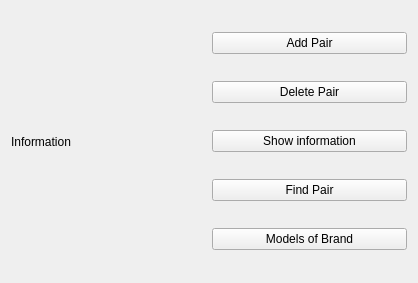
<?xml version="1.0" encoding="UTF-8"?>
<ui version="4.0">
 <class>MainMenu</class>
 <widget class="QWidget" name="MainMenu">
  <property name="geometry">
   <rect>
    <x>0</x>
    <y>0</y>
    <width>418</width>
    <height>283</height>
   </rect>
  </property>
  <property name="windowTitle">
   <string>Form</string>
  </property>
  <layout class="QHBoxLayout" name="horizontalLayout">
   <item>
    <widget class="QLabel" name="label">
     <property name="text">
      <string>Information</string>
     </property>
    </widget>
   </item>
   <item>
    <layout class="QVBoxLayout" name="verticalLayout">
     <item>
      <widget class="QPushButton" name="addPair">
       <property name="text">
        <string>Add Pair</string>
       </property>
      </widget>
     </item>
     <item>
      <widget class="QPushButton" name="deletPair">
       <property name="text">
        <string>Delete Pair</string>
       </property>
      </widget>
     </item>
     <item>
      <widget class="QPushButton" name="showInformation">
       <property name="text">
        <string>Show information</string>
       </property>
      </widget>
     </item>
     <item>
      <widget class="QPushButton" name="findPair">
       <property name="text">
        <string>Find Pair</string>
       </property>
      </widget>
     </item>
     <item>
      <widget class="QPushButton" name="modelsOfBrand">
       <property name="text">
        <string>Models of Brand</string>
       </property>
      </widget>
     </item>
    </layout>
   </item>
  </layout>
 </widget>
 <resources/>
 <connections/>
</ui>
